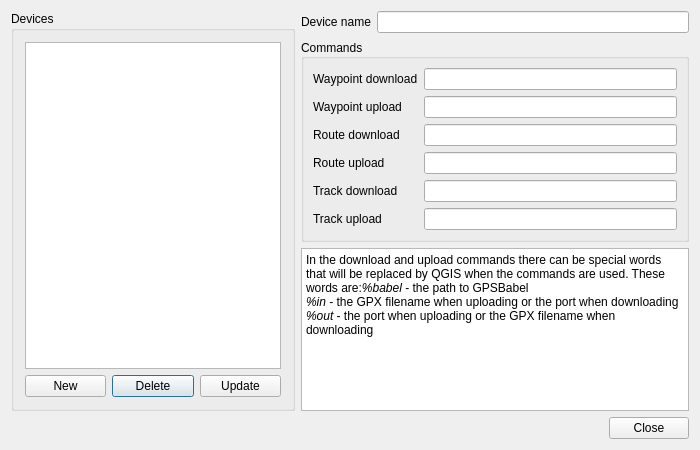
<?xml version="1.0" encoding="UTF-8"?>
<ui version="4.0">
 <class>QgsGPSDeviceDialogBase</class>
 <widget class="QDialog" name="QgsGPSDeviceDialogBase">
  <property name="geometry">
   <rect>
    <x>0</x>
    <y>0</y>
    <width>700</width>
    <height>450</height>
   </rect>
  </property>
  <property name="sizePolicy">
   <sizepolicy hsizetype="Minimum" vsizetype="Minimum">
    <horstretch>0</horstretch>
    <verstretch>0</verstretch>
   </sizepolicy>
  </property>
  <property name="windowTitle">
   <string>GPS Device Editor</string>
  </property>
  <property name="modal">
   <bool>true</bool>
  </property>
  <layout class="QGridLayout" name="gridLayout_2">
   <item row="0" column="0">
    <widget class="QGroupBox" name="groupBox_2">
     <property name="sizePolicy">
      <sizepolicy hsizetype="Minimum" vsizetype="Preferred">
       <horstretch>0</horstretch>
       <verstretch>0</verstretch>
      </sizepolicy>
     </property>
     <property name="title">
      <string>Devices</string>
     </property>
     <layout class="QGridLayout" name="gridLayout">
      <item row="1" column="1">
       <widget class="QPushButton" name="pbnDeleteDevice">
        <property name="sizePolicy">
         <sizepolicy hsizetype="Minimum" vsizetype="Fixed">
          <horstretch>0</horstretch>
          <verstretch>0</verstretch>
         </sizepolicy>
        </property>
        <property name="text">
         <string>Delete</string>
        </property>
       </widget>
      </item>
      <item row="1" column="0">
       <widget class="QPushButton" name="pbnNewDevice">
        <property name="sizePolicy">
         <sizepolicy hsizetype="Minimum" vsizetype="Fixed">
          <horstretch>0</horstretch>
          <verstretch>0</verstretch>
         </sizepolicy>
        </property>
        <property name="text">
         <string>New</string>
        </property>
       </widget>
      </item>
      <item row="1" column="2">
       <widget class="QPushButton" name="pbnUpdateDevice">
        <property name="sizePolicy">
         <sizepolicy hsizetype="Minimum" vsizetype="Fixed">
          <horstretch>0</horstretch>
          <verstretch>0</verstretch>
         </sizepolicy>
        </property>
        <property name="text">
         <string>Update</string>
        </property>
       </widget>
      </item>
      <item row="0" column="0" colspan="3">
       <widget class="QListWidget" name="lbDeviceList">
        <property name="sizePolicy">
         <sizepolicy hsizetype="Minimum" vsizetype="Preferred">
          <horstretch>0</horstretch>
          <verstretch>0</verstretch>
         </sizepolicy>
        </property>
        <property name="minimumSize">
         <size>
          <width>150</width>
          <height>0</height>
         </size>
        </property>
       </widget>
      </item>
     </layout>
    </widget>
   </item>
   <item row="0" column="1">
    <layout class="QVBoxLayout" name="verticalLayout">
     <item>
      <layout class="QHBoxLayout">
       <property name="spacing">
        <number>6</number>
       </property>
       <property name="margin">
        <number>0</number>
       </property>
       <item>
        <widget class="QLabel" name="textLabel3">
         <property name="sizePolicy">
          <sizepolicy hsizetype="Minimum" vsizetype="Preferred">
           <horstretch>0</horstretch>
           <verstretch>0</verstretch>
          </sizepolicy>
         </property>
         <property name="text">
          <string>Device name</string>
         </property>
         <property name="buddy">
          <cstring>leDeviceName</cstring>
         </property>
        </widget>
       </item>
       <item>
        <widget class="QLineEdit" name="leDeviceName">
         <property name="sizePolicy">
          <sizepolicy hsizetype="Expanding" vsizetype="Fixed">
           <horstretch>2</horstretch>
           <verstretch>0</verstretch>
          </sizepolicy>
         </property>
         <property name="toolTip">
          <string>This is the name of the device as it will appear in the lists</string>
         </property>
        </widget>
       </item>
      </layout>
     </item>
     <item>
      <widget class="QGroupBox" name="groupBox">
       <property name="title">
        <string>Commands</string>
       </property>
       <property name="alignment">
        <set>Qt::AlignLeading|Qt::AlignLeft|Qt::AlignVCenter</set>
       </property>
       <layout class="QGridLayout">
        <property name="margin">
         <number>9</number>
        </property>
        <property name="spacing">
         <number>6</number>
        </property>
        <item row="4" column="0">
         <widget class="QLabel" name="textLabel1_2_5">
          <property name="text">
           <string>Track download</string>
          </property>
          <property name="buddy">
           <cstring>leTrkDown</cstring>
          </property>
         </widget>
        </item>
        <item row="3" column="0">
         <widget class="QLabel" name="textLabel1_2_4">
          <property name="text">
           <string>Route upload</string>
          </property>
          <property name="buddy">
           <cstring>leRteUp</cstring>
          </property>
         </widget>
        </item>
        <item row="0" column="0">
         <widget class="QLabel" name="textLabel1_2">
          <property name="text">
           <string>Waypoint download</string>
          </property>
          <property name="buddy">
           <cstring>leWptDown</cstring>
          </property>
         </widget>
        </item>
        <item row="2" column="1">
         <widget class="QLineEdit" name="leRteDown">
          <property name="toolTip">
           <string>The command that is used to download routes from the device</string>
          </property>
         </widget>
        </item>
        <item row="2" column="0">
         <widget class="QLabel" name="textLabel1_2_3">
          <property name="text">
           <string>Route download</string>
          </property>
          <property name="buddy">
           <cstring>leRteDown</cstring>
          </property>
         </widget>
        </item>
        <item row="1" column="1">
         <widget class="QLineEdit" name="leWptUp">
          <property name="toolTip">
           <string>The command that is used to upload waypoints to the device</string>
          </property>
         </widget>
        </item>
        <item row="5" column="0">
         <widget class="QLabel" name="textLabel1_2_5_2">
          <property name="text">
           <string>Track upload</string>
          </property>
          <property name="buddy">
           <cstring>leTrkUp</cstring>
          </property>
         </widget>
        </item>
        <item row="4" column="1">
         <widget class="QLineEdit" name="leTrkDown">
          <property name="toolTip">
           <string>The command that is used to download tracks from the device</string>
          </property>
         </widget>
        </item>
        <item row="3" column="1">
         <widget class="QLineEdit" name="leRteUp">
          <property name="toolTip">
           <string>The command that is used to upload routes to the device</string>
          </property>
         </widget>
        </item>
        <item row="0" column="1">
         <widget class="QLineEdit" name="leWptDown">
          <property name="toolTip">
           <string>The command that is used to download waypoints from the device</string>
          </property>
         </widget>
        </item>
        <item row="5" column="1">
         <widget class="QLineEdit" name="leTrkUp">
          <property name="toolTip">
           <string>The command that is used to upload tracks to the device</string>
          </property>
         </widget>
        </item>
        <item row="1" column="0">
         <widget class="QLabel" name="textLabel1_2_2">
          <property name="text">
           <string>Waypoint upload</string>
          </property>
          <property name="buddy">
           <cstring>leWptUp</cstring>
          </property>
         </widget>
        </item>
       </layout>
      </widget>
     </item>
     <item>
      <widget class="QTextEdit" name="textEdit">
       <property name="sizePolicy">
        <sizepolicy hsizetype="Preferred" vsizetype="Preferred">
         <horstretch>0</horstretch>
         <verstretch>0</verstretch>
        </sizepolicy>
       </property>
       <property name="acceptDrops">
        <bool>false</bool>
       </property>
       <property name="readOnly">
        <bool>true</bool>
       </property>
       <property name="html">
        <string>&lt;!DOCTYPE HTML PUBLIC "-//W3C//DTD HTML 4.0//EN" "http://www.w3.org/TR/REC-html40/strict.dtd"&gt;
&lt;html&gt;&lt;head&gt;&lt;meta name="qrichtext" content="1" /&gt;&lt;style type="text/css"&gt;
p, li { white-space: pre-wrap; }
&lt;/style&gt;&lt;/head&gt;&lt;body style=" font-family:'MS Shell Dlg 2'; font-size:8.25pt; font-weight:400; font-style:normal;"&gt;
&lt;p style=" margin-top:12px; margin-bottom:12px; margin-left:0px; margin-right:0px; -qt-block-indent:0; text-indent:0px;"&gt;&lt;span style=" font-family:'Sans Serif'; font-size:9pt;"&gt;In the download and upload commands there can be special words that will be replaced by QGIS when the commands are used. These words are:&lt;/span&gt;&lt;span style=" font-family:'Sans Serif'; font-size:9pt; font-style:italic;"&gt;%babel&lt;/span&gt;&lt;span style=" font-family:'Sans Serif'; font-size:9pt;"&gt; - the path to GPSBabel&lt;br /&gt;&lt;/span&gt;&lt;span style=" font-family:'Sans Serif'; font-size:9pt; font-style:italic;"&gt;%in&lt;/span&gt;&lt;span style=" font-family:'Sans Serif'; font-size:9pt;"&gt; - the GPX filename when uploading or the port when downloading&lt;br /&gt;&lt;/span&gt;&lt;span style=" font-family:'Sans Serif'; font-size:9pt; font-style:italic;"&gt;%out&lt;/span&gt;&lt;span style=" font-family:'Sans Serif'; font-size:9pt;"&gt; - the port when uploading or the GPX filename when downloading&lt;/span&gt;&lt;/p&gt;&lt;/body&gt;&lt;/html&gt;</string>
       </property>
       <property name="textInteractionFlags">
        <set>Qt::NoTextInteraction</set>
       </property>
      </widget>
     </item>
    </layout>
   </item>
   <item row="1" column="0" colspan="2">
    <widget class="QDialogButtonBox" name="buttonBox">
     <property name="standardButtons">
      <set>QDialogButtonBox::Close</set>
     </property>
    </widget>
   </item>
  </layout>
 </widget>
 <layoutdefault spacing="6" margin="11"/>
 <tabstops>
  <tabstop>lbDeviceList</tabstop>
  <tabstop>pbnNewDevice</tabstop>
  <tabstop>pbnDeleteDevice</tabstop>
  <tabstop>pbnUpdateDevice</tabstop>
  <tabstop>leDeviceName</tabstop>
  <tabstop>leWptDown</tabstop>
  <tabstop>leWptUp</tabstop>
  <tabstop>leRteDown</tabstop>
  <tabstop>leRteUp</tabstop>
  <tabstop>leTrkDown</tabstop>
  <tabstop>leTrkUp</tabstop>
  <tabstop>textEdit</tabstop>
  <tabstop>buttonBox</tabstop>
 </tabstops>
 <resources/>
 <connections>
  <connection>
   <sender>buttonBox</sender>
   <signal>clicked(QAbstractButton*)</signal>
   <receiver>QgsGPSDeviceDialogBase</receiver>
   <slot>accept()</slot>
   <hints>
    <hint type="sourcelabel">
     <x>460</x>
     <y>442</y>
    </hint>
    <hint type="destinationlabel">
     <x>498</x>
     <y>403</y>
    </hint>
   </hints>
  </connection>
 </connections>
</ui>
